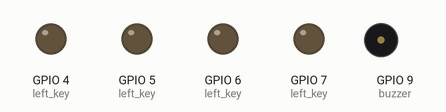
Bench run of a program on a simulated ESP32 board running MicroPython. Parts: output pins drawn as LEDs (lit = HIGH), buzzer (waves = sounding). What the program prints to the serial console is not drawn.

Above: at 0.4 s.
At 2.95 s:
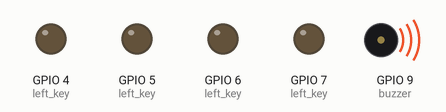
Timing chart, 0 to 4.8 s (numbered marks = the images above):
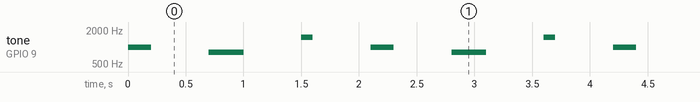

Measured:
- by itself, tone on GPIO 9 (buzzer): repeats every 2.1 s: silent 0.50 s, 800 Hz 0.30 s, silent 0.50 s, 1500 Hz 0.10 s, silent 0.50 s, 1000 Hz 0.20 s

The program:

buzzer.py
```python
"""
Simple Passive Buzzer Driver for ESP32-C3
Minimal implementation for basic audio feedback
"""

from machine import Pin, PWM
import time

class Buzzer:
    """
    Simple buzzer controller using PWM for passive buzzers

    Passive buzzers require PWM signals to generate sound at different frequencies.
    This class provides basic beep functionality for user feedback.
    """

    def __init__(self, pin=9):
        """
        Initialize buzzer on specified GPIO pin

        Args:
            pin (int): GPIO pin number connected to buzzer positive terminal.
                      Buzzer negative terminal should be connected to GND.
                      Default is GPIO8.
        """
        # Create PWM object on specified pin
        self.pwm = PWM(Pin(pin))

        # Start with buzzer off (silent)
        self.off()

        print(f"Buzzer initialized on GPIO{pin}")

    def on(self, freq=1000):
        """
        Turn on buzzer with specified frequency

        Args:
            freq (int): Frequency in Hertz (Hz). Higher values produce higher pitch.
                       Default is 1000 Hz (typical beep frequency).

        Note:
            Passive buzzers require continuous PWM signal to produce sound.
            Duty cycle of 512 (50%) provides good volume without overloading.
        """
        # Set PWM frequency (determines pitch)
        self.pwm.freq(freq)

        # Set PWM duty cycle (512 = 50% = moderate volume)
        self.pwm.duty(512)

    def off(self):
        """
        Turn off buzzer (stop sound)

        Sets duty cycle to 0, which stops PWM signal and silences buzzer.
        """
        self.pwm.duty(0)

    def beep(self, freq=1000, duration=200):
        """
        Play a single beep

        Args:
            freq (int): Frequency in Hertz (Hz). Determines pitch of beep.
                       Default is 1000 Hz.
            duration (int): Duration in milliseconds (ms). How long the beep lasts.
                           Default is 200 ms.

        Usage:
            buzzer.beep()                    # Default beep (1000Hz, 200ms)
            buzzer.beep(800, 300)            # Lower pitch, longer beep
            buzzer.beep(1500, 100)           # Higher pitch, shorter beep
        """
        # Turn on buzzer with specified frequency
        self.on(freq)

        # Keep buzzer on for specified duration
        time.sleep_ms(duration)

        # Turn off buzzer
        self.off()


# Avoid interfering with the servo
left_key = Pin(4, Pin.OUT)
left_key = Pin(5, Pin.OUT)
left_key = Pin(6, Pin.OUT)
left_key = Pin(7, Pin.OUT)

# ==================== Buzzer Initialization ====================
# Create buzzer instance on GPIO9
# Note: GPIO9 is used instead of GPIO8 as per user's code modification
buzzer = Buzzer(9)

# ==================== Test Loop ====================
# Continuous test sequence to verify buzzer functionality
while True:
    # Test 1: Default beep (1000Hz, 200ms)
    # Standard attention-getting beep
    buzzer.beep()

    # Wait 500ms between beeps for clear separation
    time.sleep_ms(500)

    # Test 2: Low pitch beep (800Hz, 300ms)
    # Lower frequency sounds "deeper" or "heavier"
    # Longer duration for more noticeable feedback
    buzzer.beep(800, 300)

    # Wait 500ms between beeps
    time.sleep_ms(500)

    # Test 3: High pitch beep (1500Hz, 100ms)
    # Higher frequency sounds "sharper" or "brighter"
    # Short duration for quick notifications
    buzzer.beep(1500, 100)

    # Wait 500ms before repeating test sequence
    time.sleep_ms(500)
```
